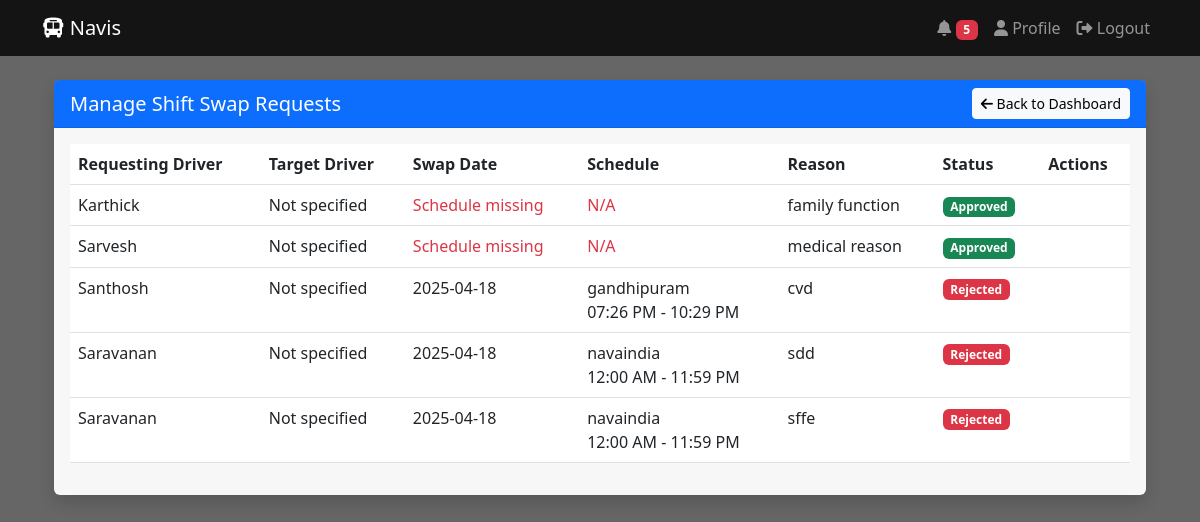
Screenshot of /manage-shift-swaps (signed in) with the database file from the repository.
### app.py (models this page shows)
class User(UserMixin, db.Model):
    id = db.Column(db.Integer, primary_key=True)
    username = db.Column(db.String(150), unique=True, nullable=False)
    password = db.Column(db.String(200), nullable=False)
    role = db.Column(db.String(20), nullable=False)  # admin or driver
    full_name = db.Column(db.String(200), nullable=False)
    email = db.Column(db.String(200), nullable=False)
    phone = db.Column(db.String(20), nullable=False)
    address = db.Column(db.Text)
    join_date = db.Column(db.DateTime, default=datetime.utcnow)
    last_login = db.Column(db.DateTime)
    is_active = db.Column(db.Boolean, default=True)
    profile_pic = db.Column(db.String(255))
    emergency_contact = db.Column(db.String(200))
    license_number = db.Column(db.String(100))
    license_expiry = db.Column(db.Date)

class ShiftSwap(db.Model):
    id = db.Column(db.Integer, primary_key=True)
    requesting_driver = db.Column(db.String(150), db.ForeignKey('user.username'), nullable=False)
    target_driver = db.Column(db.String(150), db.ForeignKey('user.username'), nullable=True)
    schedule_id = db.Column(db.Integer, db.ForeignKey('schedule.id'), nullable=False)
    reason = db.Column(db.Text, nullable=False)
    status = db.Column(db.String(20), default='pending')  # pending, approved, rejected
    created_at = db.Column(db.DateTime, default=datetime.utcnow)
    admin_response = db.Column(db.Text)
    response_time = db.Column(db.DateTime)

class Schedule(db.Model):
    id = db.Column(db.Integer, primary_key=True)
    date = db.Column(db.Date, nullable=False)
    start_time = db.Column(db.DateTime, nullable=False)
    end_time = db.Column(db.DateTime, nullable=False)
    route = db.Column(db.String(100), nullable=False)
    bus_number = db.Column(db.String(20), nullable=False)
    capacity = db.Column(db.Integer, nullable=False)
    assigned_driver = db.Column(db.String(150), db.ForeignKey('user.username'))
    is_peak_hour = db.Column(db.Boolean, default=False)
    schedule_type = db.Column(db.String(20), default='regular')
    created_by = db.Column(db.String(150), db.ForeignKey('user.username'))
    created_at = db.Column(db.DateTime, default=datetime.utcnow)
    last_modified = db.Column(db.DateTime, default=datetime.utcnow)
    status = db.Column(db.String(20), default='pending')  # pending, assigned, acknowledged, completed
    driver_acknowledged = db.Column(db.Boolean, default=False)
    acknowledgment_time = db.Column(db.DateTime)

### app.py (the view)
@app.route('/manage-shift-swaps')
@login_required
def manage_shift_swaps():
    if current_user.role != 'admin':
        flash('Access denied!', 'danger')
        return redirect(url_for('driver_dashboard'))
    swap_requests = ShiftSwap.query.order_by(ShiftSwap.created_at.desc()).all()
    swap_details = []
    for request in swap_requests:
        schedule = Schedule.query.get(request.schedule_id)
        requesting_driver = User.query.filter_by(username=request.requesting_driver).first()
        target_driver = User.query.filter_by(username=request.target_driver).first() if request.target_driver else None
        swap_details.append({
            'request': request,
            'schedule': schedule,
            'requesting_driver_rel': requesting_driver,
            'target_driver_rel': target_driver
        })
    return render_template('manage_shift_swaps.html',
                         swap_requests=swap_details)

### app.py (called while the page is built)
@login_manager.user_loader
def load_user(user_id):
    return User.query.get(int(user_id))

@app.context_processor
def inject_user():
    return dict(current_user=current_user)

@app.context_processor
def inject_notifications():
    unread_count = 0
    if current_user.is_authenticated:
        unread_count = Notification.query.filter_by(
            recipient_username=current_user.username,
            is_read=False
        ).count()
    return dict(unread_count=unread_count)

### templates/manage_shift_swaps.html (shortened to what this page needs)
{% extends "base.html" %}
{% block content %}
<div class="container mt-4">
    <div class="row">
        <div class="col-12">
            <div class="card shadow">
                <div class="card-header bg-primary text-white d-flex justify-content-between align-items-center">
                    <h5 class="mb-0">Manage Shift Swap Requests</h5>
                    <a href="{{ url_for('admin_dashboard') }}" class="btn btn-light btn-sm">
                        <i class="fas fa-arrow-left"></i> Back to Dashboard
                    </a>
                </div>
                <div class="card-body">
                    {% if swap_requests %}
                    <div class="table-responsive">
                        <table class="table table-hover">
                            <thead>
                                <tr>
                                    <th>Requesting Driver</th>
                                    <th>Target Driver</th>
                                    <th>Swap Date</th>
                                    <th>Schedule</th>
                                    <th>Reason</th>
                                    <th>Status</th>
                                    <th>Actions</th>
                                </tr>
                            </thead>
                            <tbody>
                                {% for swap in swap_requests %}
                                <tr>
                                    <td>{{ swap.requesting_driver_rel.full_name }}</td>
                                    <td>{{ swap.target_driver_rel.full_name if swap.target_driver_rel else 'Not specified' }}</td>
                                    <td>
                                        {% if swap.schedule %}
                                            {{ swap.schedule.date.strftime('%Y-%m-%d') }}
                                        {% else %}
                                            <span class="text-danger">Schedule missing</span>
                                        {% endif %}
                                    </td>
                                    <td>
                                        {% if swap.schedule %}
                                            {{ swap.schedule.route }}<br>
                                            {{ swap.schedule.start_time.strftime('%I:%M %p') }} - {{ swap.schedule.end_time.strftime('%I:%M %p') }}
                                        {% else %}
                                            <span class="text-danger">N/A</span>
                                        {% endif %}
                                    </td>
                                    <td>{{ swap.request.reason }}</td>
                                    <td>
                                        <span class="badge bg-{{ 'warning' if swap.request.status == 'pending' else 'success' if swap.request.status == 'approved' else 'danger' }}">
                                            {{ swap.request.status|title }}
                                        </span>
                                    </td>
                                    <td>
                                    </td>
                                </tr>
                                {% endfor %}
                            </tbody>
                        </table>
                    </div>
                    {% else %}
                    <div class="alert alert-info">
                        No shift swap requests found.
                    </div>
                    {% endif %}
                </div>
            </div>
        </div>
    </div>
</div>
{% endblock %}

### rows the page displays
User: requesting_driver_rel.full_name "Karthick"
ShiftSwap: request.reason "family function", request.status "Approved"
User: requesting_driver_rel.full_name "Sarvesh"
ShiftSwap: request.reason "medical reason", request.status "Approved"
User: requesting_driver_rel.full_name "Santhosh"
Schedule: schedule "2025-04-18", schedule.route "gandhipuram", schedule.start_time "07:26 PM", schedule.end_time "10:29 PM"
ShiftSwap: request.reason "cvd", request.status "Rejected"
User: requesting_driver_rel.full_name "Saravanan" "Saravanan"
Schedule: schedule "2025-04-18" "2025-04-18", schedule.route "navaindia" "navaindia", schedule.start_time "12:00 AM" "12:00 AM", schedule.end_time "11:59 PM" "11:59 PM"
ShiftSwap: request.reason "sdd", request.status "Rejected"
ShiftSwap: request.reason "sffe", request.status "Rejected"

### other values shown
{{ unread_count }} "5"
